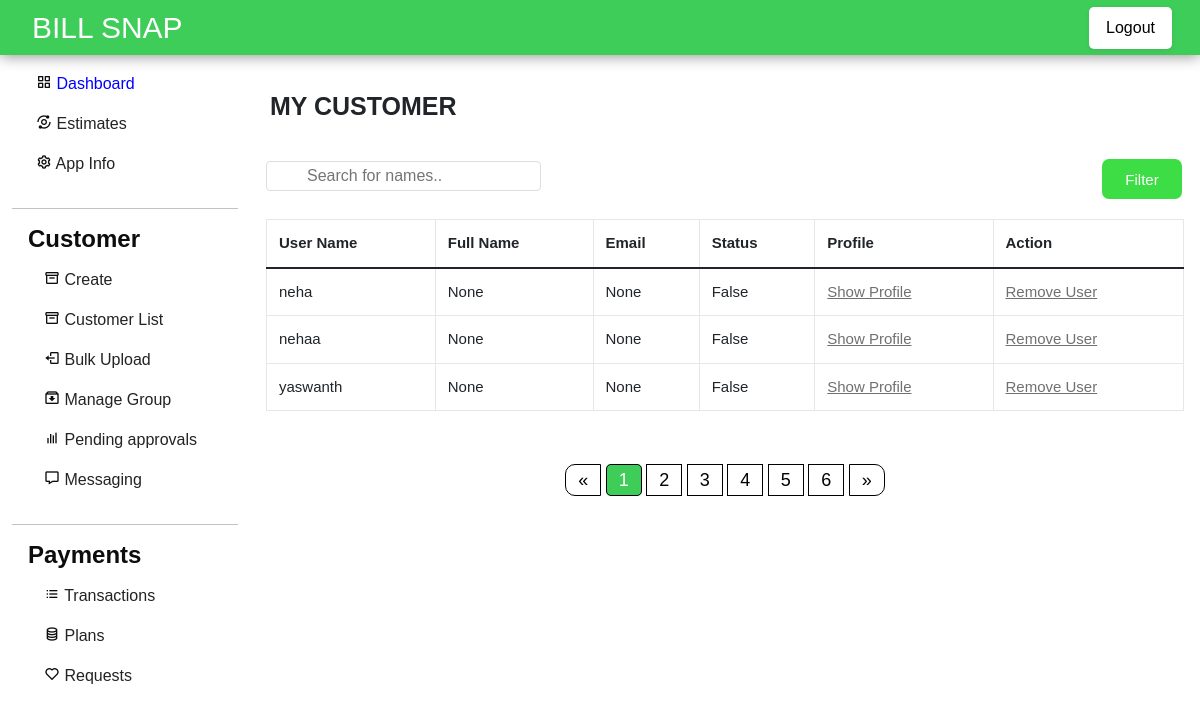
Before: /apps/instagram/customerlist/ (signed in) with the older database file.
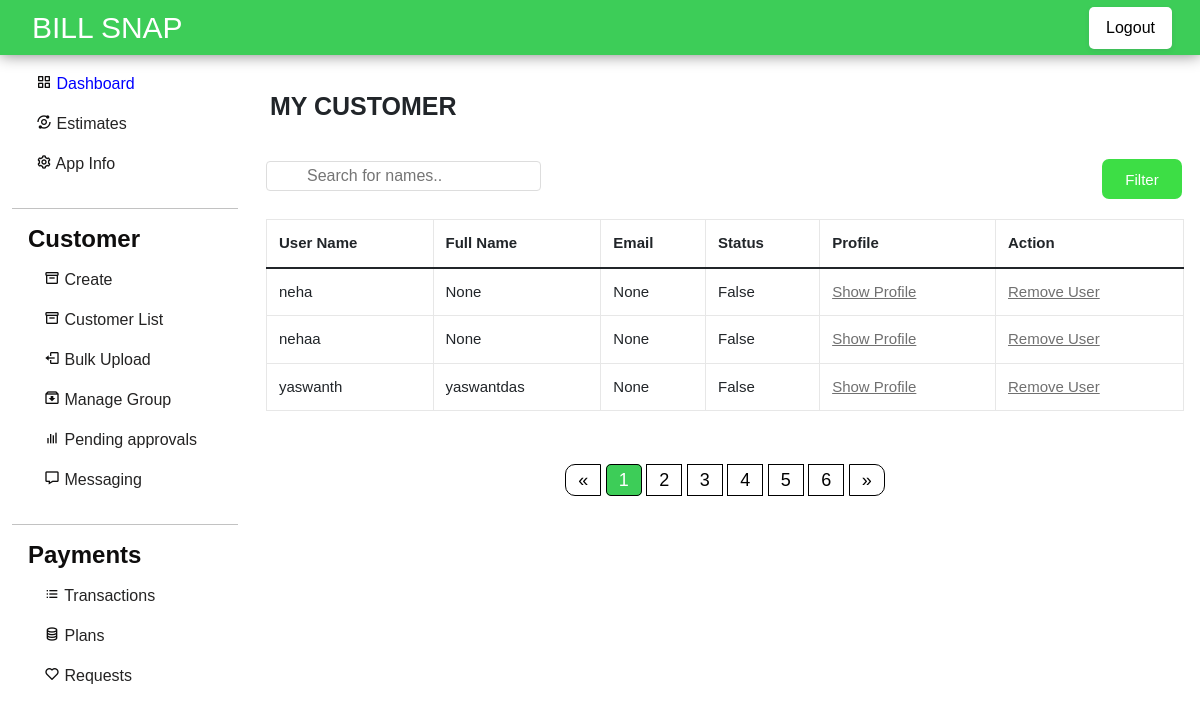
After: the same page with the newer database file.
### accounts/models.py (models this page shows, shortened)
class Profile(models.Model):
    user = models.OneToOneField(User, on_delete=models.CASCADE, related_name='profile')
    apps=models.ManyToManyField(applists,related_name='apps')
    status = models.CharField(choices=status_choices, max_length=20, default='c')
    full_name = models.CharField(max_length=100, blank=True, null=True)
    utility_name = models.CharField(max_length=200, null=True, blank=True)
    utility_short_name= models.CharField(max_length=50, null=True, blank=True)
    utility_state= models.CharField(max_length=50, null=True, blank=True)
    utility_district= models.CharField(max_length=50, null=True, blank=True)
    utility_country= models.CharField(max_length=50, null=True, blank=True)
    utility_postalcode= models.CharField(max_length=20, null=True, blank=True)
    utility_address=models.TextField(max_length=200, null=True, blank=True)
    contact_person= models.CharField(max_length=200, null=True, blank=True)
    contact_email = models.EmailField(max_length=50, null=True, blank=True)
    contact_phnum = models.CharField(max_length=15, null=True, blank=True)
    contact_mobile= models.CharField(max_length=15, null=True, blank=True)
    contact_designation= models.CharField(max_length=100, null=True, blank=True)
    contact_landline= models.CharField(max_length=20, null=True, blank=True)
    emergency_person=models.CharField(max_length=200, null=True, blank=True)
    emergency_altperson=models.CharField(max_length=200, null=True, blank=True)
    emergency_mobile=models.CharField(max_length=200, null=True, blank=True)
    emergency_altmobile=models.CharField(max_length=200, null=True, blank=True)
    emergency_officeaddress=models.TextField(max_length=200,null=True,blank=True)
    emergency_altofficeaddress=models.TextField(max_length=200,null=True,blank=True)
    info_created_at = models.DateTimeField(auto_now_add=True)
    info_updated_at = models.DateTimeField(auto_now=True)
    se_coins= models.IntegerField(null=True, default=999, blank=True)
    slug = models.SlugField(max_length=200, editable=False, null=True, blank=True)
    admin=models.BooleanField(default=False)
    plans = models.ManyToManyField(Plan)
    plan_active = models.BooleanField(default=False)
    paid = models.BooleanField(default=False)

### dashboard/views.py (the view)
# urls.py: path('customerlist/',views.customerlist,name='customerlist'),
@login_required
def customerlist(request,slug):
    app=applists.objects.get(slug=slug)
    details = Profile.objects.filter(apps=app)
    return render(request, 'customerlist.html', {'details':details, 'slug':slug})

### templates/customerlist.html (shortened to what this page needs)
{% load static %}
<!DOCTYPE html>
<html lang="en">
<head>
  <link href="https://cdn.jsdelivr.net/npm/bootstrap@5.1.3/dist/css/bootstrap.min.css" rel="stylesheet"
 />
  <link href='https://unpkg.com/boxicons@2.0.7/css/boxicons.min.css' rel='stylesheet'>
  <link rel="stylesheet" href="https://cdnjs.cloudflare.com/ajax/libs/font-awesome/6.1.1/css/all.min.css" />
  <link rel="stylesheet" href="{% static 'assets/styles.css'%}">
</head>
<body>
  {% include "dashnav.html" %}
  <div class="main mx-auto">
    <div class="row">
      {% include "dashsidebar.html" %}
      <div class="col-md-7 flex-md-fill">
        <div class="col right" id="customer-list">
          <h2 class="ps-1 pt-3" id="pspt">MY CUSTOMER</h2><br>
          <button id="show" class="button button1 ">Filter</button>
          <input type="text" id="myInput" onkeyup="myFunction()" placeholder="Search for names.."
            title="Type in a name">
          <div class="table-responsive my-3">
            <table class="table table-bordered" id='table_filter'>
              <thead>
                <tr>
                  <th>User Name</th>
                  <th>Full Name</th>
                  <th>Email</th>
                  <th>Status</th>
                  <th>Profile</th>
                  <th>Action</th>
                </tr>
              </thead>
              <tbody>
                {% for i in details %}
                <tr>
                  <td>{{ i.user}}</td>
                  <td>{{ i.full_name}}</td>
                  <td>{{ i.contact_email}}</td>
                  <td>{{ i.paid}}</td>
                  <td>
                    <a class='w3-button w3-small w3-round w3-green'
                      href="{% url 'accounts:show-profile' i.user slug %}">Show Profile</a>
                  </td>
                  <td>
                    <a class='w3-button w3-small w3-round w3-red' href="{% url 'remove-customer' slug i.user %}">Remove
                      User</a>
                  </td>
                </tr>
                {%endfor%}
              </tbody>
            </table>
          </div>
          <br>
          <div class="demo1">
            <div class="demo">
              <a href="#">&laquo;</a>
              <a href="#" class="active">1</a>
              <a href="#">2</a>
              <a href="#">3</a>
              <a href="#">4</a>
              <a href="#">5</a>
              <a href="#">6</a>
              <a href="#">&raquo;</a>
            </div>
          </div>
        </div>
      </div>
    </div>
  </div>
</body>
</html>

Changed rows visible on the page:
changed Profile "yaswanth": full_name "None" → "yaswantdas"
